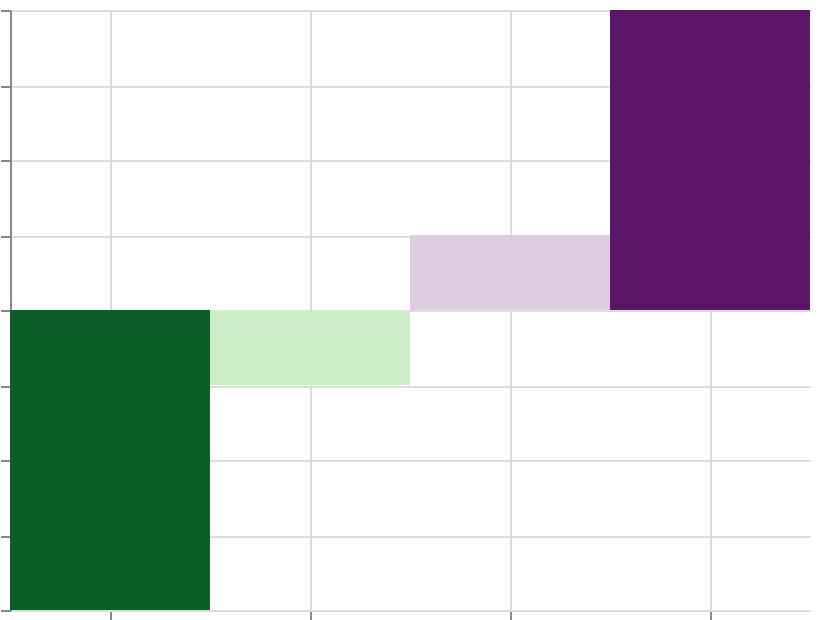

Express this chart as Vega-Lite.
### Vega specification from a JSON file in a GitHub repository (floating-point values rounded to 4 significant figures)
{"$schema": "https://vega.github.io/schema/vega/v6.json", "width": 400, "height": 300, "padding": 5, "autosize": "none", "data": [{"name": "table", "values": [{"cat": "A", "val": -20}, {"cat": "B", "val": -5}, {"cat": "C", "val": 5}, {"cat": "D", "val": 20}]}], "scales": [{"name": "x", "type": "band", "domain": {"data": "table", "field": "cat", "sort": true}, "range": "width"}, {"name": "y", "type": "linear", "domain": {"data": "table", "field": "val"}, "range": [{"signal": "height"}, 0], "zero": true, "nice": true}, {"name": "color", "type": "sequential", "domain": {"data": "table", "field": "val"}, "scheme": "purplegreen", "reverse": true}], "marks": [{"type": "rect", "from": {"data": "table"}, "encode": {"update": {"x": {"scale": "x", "field": "cat"}, "width": {"scale": "x", "band": 1}, "y": {"scale": "y", "field": "val"}, "y2": {"scale": "y", "value": 0}, "fill": {"scale": "color", "field": "val"}}}}], "axes": [{"scale": "x", "orient": "bottom", "grid": true, "labels": false}, {"scale": "y", "orient": "left", "grid": true, "labels": false}], "legends": [{"fill": "color"}]}
